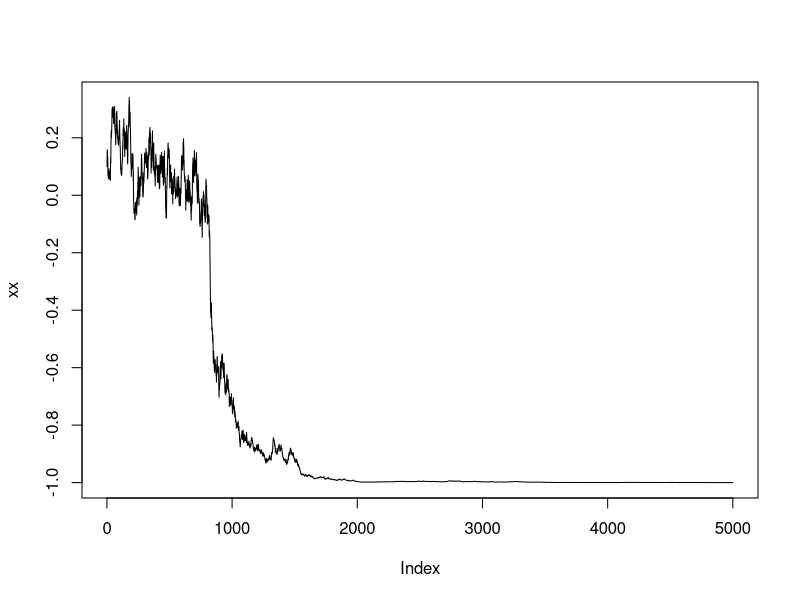

Here is the R script that generated this plot:
rm(list=ls())
a = 1.0
b = 0.8

f <- function(x,t){
   res = -(a + b^2 * x) * (1 - x^2)	
}

g <- function(x,t){
	res = b * (1-x^2)
}

tt = seq(0.0, 5.0, length.out=5001)

xx = 0*tt

xx[1] = .1
x1 = .1
del = tt[2]-tt[1]

u = sin(tt)
u = tt
u = rep(1,5001)

dw = sqrt((tt[2]-tt[1])) * rnorm(5001)

for (i in 2:5001){
	x2 = x1 + del*f(x1, t[i-1]) * u[i-1]+ g(x1, t[i-1]) * dw[i-1]
	xx[i] = x2
	x1 = x2
}

plot(xx, type='l')
   

